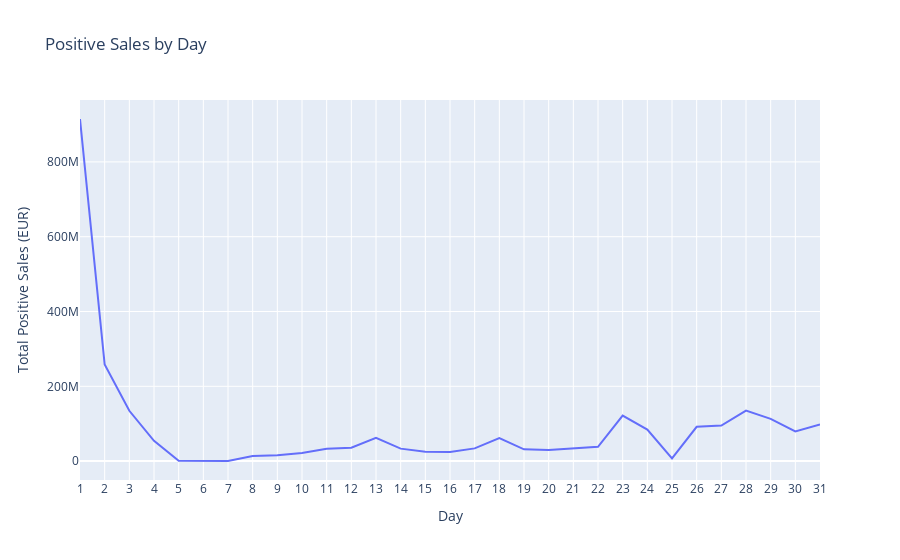

Notebook source saved alongside this figure:
### Markdown cell above
**Nevative vs Positive Sales Values**

- (*Outlier*) **November 2018** was a month of few activity, with the lowest overall positive sales and negative sales close to non.

- **September 2019** is a peak in positive sales, that is followed by a peak in negative sales, in **October 2019** - which might come has a consequence of the high sales in the previous month. 

- **January 2020** is not only the month with highest negative values, but it is also a month categorized by the bellow average positive sales, which is likely evidence of a outside event's affect in the sales behavior.

- (*Outlier*) **January 2021** is a month marked by a abrupt change in sales behavior, it is also a month of few activity, with one of the lowest sales value, by far.

- **September 2021** is a month that peaks in both negative and positive sales values - this kind of situation can be taken as a proportional increase in positive and negative (absolute) sales.

### Code cell
positive_sales['Day'] = positive_sales['DATE'].dt.day
grouped_positive_sales_day = positive_sales.groupby('Day')['Sales_EUR'].sum().reset_index()

grouped_positive_sales_day['Day'] = grouped_positive_sales_day['Day'].astype(str)

plot_sales(grouped_positive_sales_day, 'Day', 'Sales_EUR', 'Positive Sales by Day', 'Day', 'Total Positive Sales (EUR)')

### Figure 1 — Plotly figure (JSON) as saved in the notebook; plotly's stock layout.template omitted (floating-point values rounded to 4 significant figures)
{"data": [{"hovertemplate": "Day=%{x}<br>Total Positive Sales (EUR)=%{y}<extra></extra>", "legendgroup": "", "line": {"color": "#636efa", "dash": "solid"}, "marker": {"symbol": "circle"}, "mode": "lines", "name": "", "orientation": "v", "showlegend": false, "type": "scatter", "x": ["1", "2", "3", "4", "5", "6", "7", "8", "9", "10", "11", "12", "13", "14", "15", "16", "17", "18", "19", "20", "21", "22", "23", "24", "25", "26", "27", "28", "29", "30", "31"], "xaxis": "x", "y": [914700000.0, 258300000.0, 134500000.0, 54230000.0, 678300.0, 497500.0, 276043, 13580000.0, 15880000.0, 21430000.0, 33070000.0, 35670000.0, 62420000.0, 33320000.0, 24850000.0, 24200000.0, 33980000.0, 61530000.0, 31550000.0, 29450000.0, 33630000.0, 38150000.0, 121800000.0, 84350000.0, 7151000.0, 91780000.0, 95090000.0, 135100000.0, 112900000.0, 79470000.0, 97970000.0], "yaxis": "y"}], "layout": {"legend": {"tracegroupgap": 0}, "title": {"text": "Positive Sales by Day"}, "xaxis": {"anchor": "y", "domain": [0, 1], "title": {"text": "Day"}}, "yaxis": {"anchor": "x", "domain": [0, 1], "title": {"text": "Total Positive Sales (EUR)"}}}}
